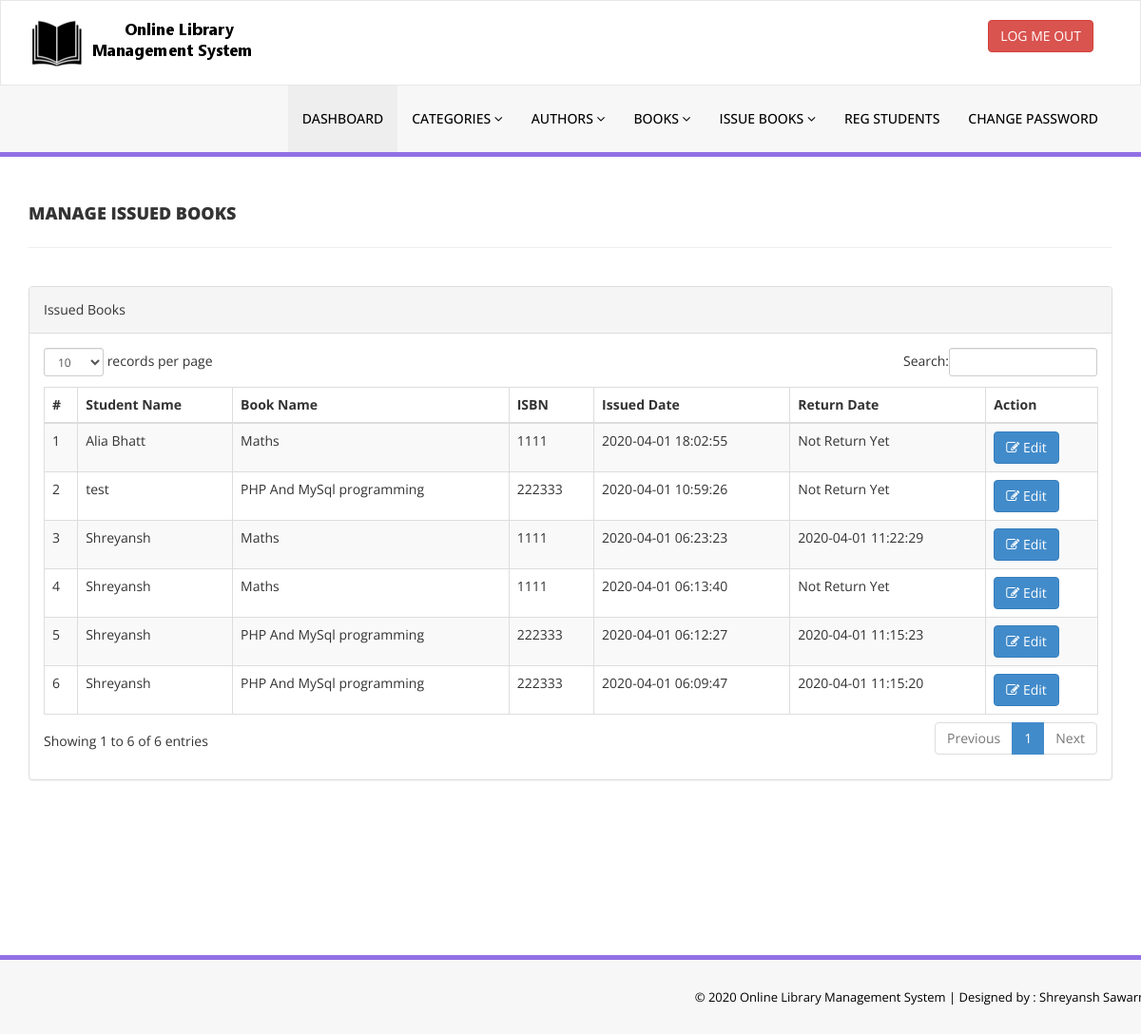
The app's page /library/admin/manage-issued-books.php (signed in) with its own data.
### tables this page shows
CREATE TABLE `tblissuedbookdetails` (
  `id` int(11) NOT NULL,
  `BookId` int(11) DEFAULT NULL,
  `StudentID` varchar(150) DEFAULT NULL,
  `IssuesDate` timestamp NULL DEFAULT CURRENT_TIMESTAMP,
  `ReturnDate` timestamp NULL DEFAULT NULL ON UPDATE CURRENT_TIMESTAMP,
  `RetrunStatus` int(1) DEFAULT NULL,
  `fine` int(11) DEFAULT NULL
);

CREATE TABLE `tblstudents` (
  `id` int(11) NOT NULL,
  `StudentId` varchar(100) DEFAULT NULL,
  `FullName` varchar(120) DEFAULT NULL,
  `EmailId` varchar(120) DEFAULT NULL,
  `MobileNumber` char(11) DEFAULT NULL,
  `Password` varchar(120) DEFAULT NULL,
  `Status` int(1) DEFAULT NULL,
  `RegDate` timestamp NULL DEFAULT CURRENT_TIMESTAMP,
  `UpdationDate` timestamp NULL DEFAULT NULL ON UPDATE CURRENT_TIMESTAMP
);

CREATE TABLE `tblbooks` (
  `id` int(11) NOT NULL,
  `BookName` varchar(255) DEFAULT NULL,
  `CatId` int(11) DEFAULT NULL,
  `AuthorId` int(11) DEFAULT NULL,
  `ISBNNumber` int(11) DEFAULT NULL,
  `BookPrice` int(11) DEFAULT NULL,
  `RegDate` timestamp NULL DEFAULT CURRENT_TIMESTAMP,
  `UpdationDate` timestamp NULL DEFAULT NULL ON UPDATE CURRENT_TIMESTAMP
);

### library/admin/manage-issued-books.php (the view, shortened to what this page needs)
<?php
include('includes/config.php');
if(strlen($_SESSION['alogin'])==0)
    {
header('location:index.php');
}
else{
    ?>
<!DOCTYPE html>
<html xmlns="http://www.w3.org/1999/xhtml">
<head>
    <link href="assets/css/bootstrap.css" rel="stylesheet" />
    <link href="assets/css/font-awesome.css" rel="stylesheet" />
    <link href="assets/js/dataTables/dataTables.bootstrap.css" rel="stylesheet" />
    <link href="assets/css/style.css" rel="stylesheet" />
</head>
<body>
<?php include('includes/header.php');?>
    <div class="content-wrapper">
         <div class="container">
        <div class="row pad-botm">
            <div class="col-md-12">
                <h4 class="header-line">Manage Issued Books</h4>
    </div>
     <div class="row">
</div>
        </div>
            <div class="row">
                <div class="col-md-12">
                    <div class="panel panel-default">
                        <div class="panel-heading">
                          Issued Books
                        </div>
                        <div class="panel-body">
                            <div class="table-responsive">
                                <table class="table table-striped table-bordered table-hover" id="dataTables-example">
                                    <thead>
                                        <tr>
                                            <th>#</th>
                                            <th>Student Name</th>
                                            <th>Book Name</th>
                                            <th>ISBN </th>
                                            <th>Issued Date</th>
                                            <th>Return Date</th>
                                            <th>Action</th>
                                        </tr>
                                    </thead>
                                    <tbody>
<?php $sql = "SELECT tblstudents.FullName,tblbooks.BookName,tblbooks.ISBNNumber,tblissuedbookdetails.IssuesDate,tblissuedbookdetails.ReturnDate,tblissuedbookdetails.id as rid from  tblissuedbookdetails join tblstudents on tblstudents.StudentId=tblissuedbookdetails.StudentId join tblbooks on tblbooks.id=tblissuedbookdetails.BookId order by tblissuedbookdetails.id desc";
$query = $dbh -> prepare($sql);
$query->execute();
$results=$query->fetchAll(PDO::FETCH_OBJ);
$cnt=1;
if($query->rowCount() > 0)
{
foreach($results as $result)
{               ?>
                                        <tr class="odd gradeX">
                                            <td class="center"><?php echo htmlentities($cnt);?></td>
                                            <td class="center"><?php echo htmlentities($result->FullName);?></td>
                                            <td class="center"><?php echo htmlentities($result->BookName);?></td>
                                            <td class="center"><?php echo htmlentities($result->ISBNNumber);?></td>
                                            <td class="center"><?php echo htmlentities($result->IssuesDate);?></td>
                                            <td class="center"><?php if($result->ReturnDate=="")
                                            {
                                                echo htmlentities("Not Return Yet");
                                            } else {
                                            echo htmlentities($result->ReturnDate);
}
                                            ?></td>
                                            <td class="center">
                                            <a href="update-issue-bookdeails.php?rid=<?php echo htmlentities($result->rid);?>"><button class="btn btn-primary"><i class="fa fa-edit "></i> Edit</button>
                                            </td>
                                        </tr>
 <?php $cnt=$cnt+1;}} ?>
                                    </tbody>
                                </table>
                            </div>
                        </div>
                    </div>
                </div>
            </div>
    </div>
    </div>
  <?php include('includes/footer.php');?>
</body>
</html>
<?php } ?>

### library/admin/assets/css/style.css (style rules this page uses)
.content-wrapper { margin-top: 40px; min-height:800px; padding-bottom:90px; }
.header-line { font-weight:900; padding-bottom:25px; border-bottom:1px solid #eeeeee; text-transform:uppercase; }
.pad-botm { padding-bottom:30px; }

### records on screen
tblissuedbookdetails: tblstudents.FullName "Alia Bhatt", BookId.BookName "Maths", BookId.ISBNNumber "1111", IssuesDate "2020-04-01 18:02:55"
tblissuedbookdetails: tblstudents.FullName "test", BookId.BookName "PHP And MySql programming", BookId.ISBNNumber "222333", IssuesDate "2020-04-01 10:59:26"
tblissuedbookdetails: tblstudents.FullName "Shreyansh", BookId.BookName "Maths", BookId.ISBNNumber "1111", IssuesDate "2020-04-01 06:23:23", ReturnDate "2020-04-01 11:22:29"
tblissuedbookdetails: tblstudents.FullName "Shreyansh", BookId.BookName "Maths", BookId.ISBNNumber "1111", IssuesDate "2020-04-01 06:13:40"
tblissuedbookdetails: tblstudents.FullName "Shreyansh", BookId.BookName "PHP And MySql programming", BookId.ISBNNumber "222333", IssuesDate "2020-04-01 06:12:27", ReturnDate "2020-04-01 11:15:23"
tblissuedbookdetails: tblstudents.FullName "Shreyansh", BookId.BookName "PHP And MySql programming", BookId.ISBNNumber "222333", IssuesDate "2020-04-01 06:09:47", ReturnDate "2020-04-01 11:15:20"
